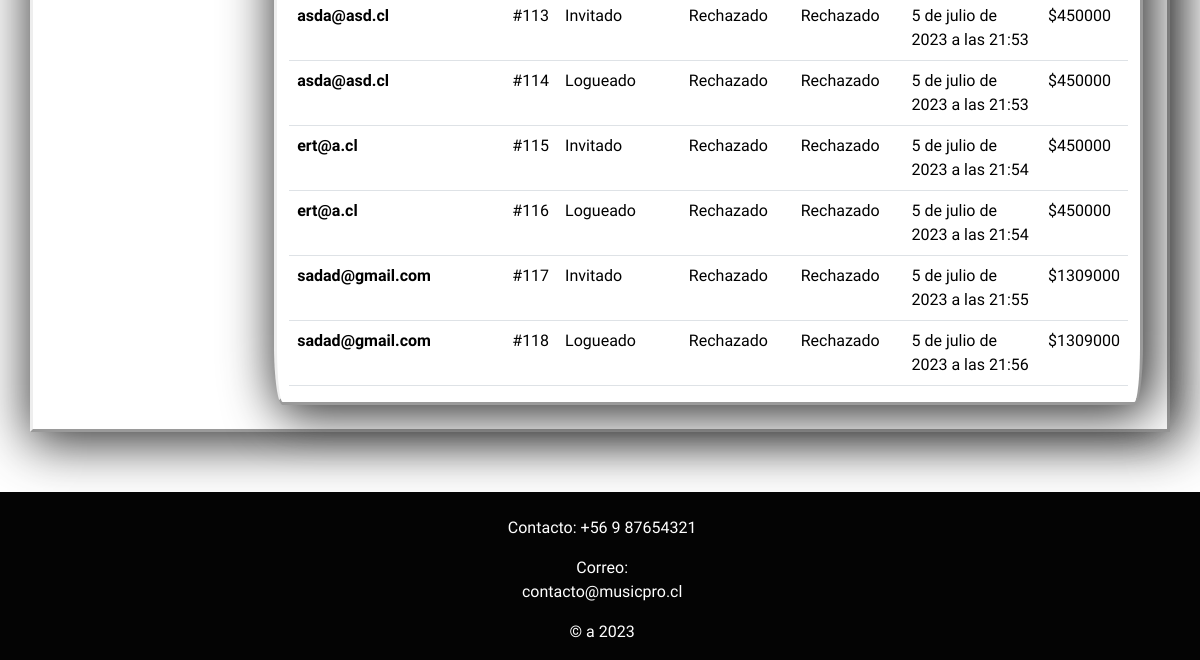
/repVentas (lower part), run on an earlier commit of the app's database.
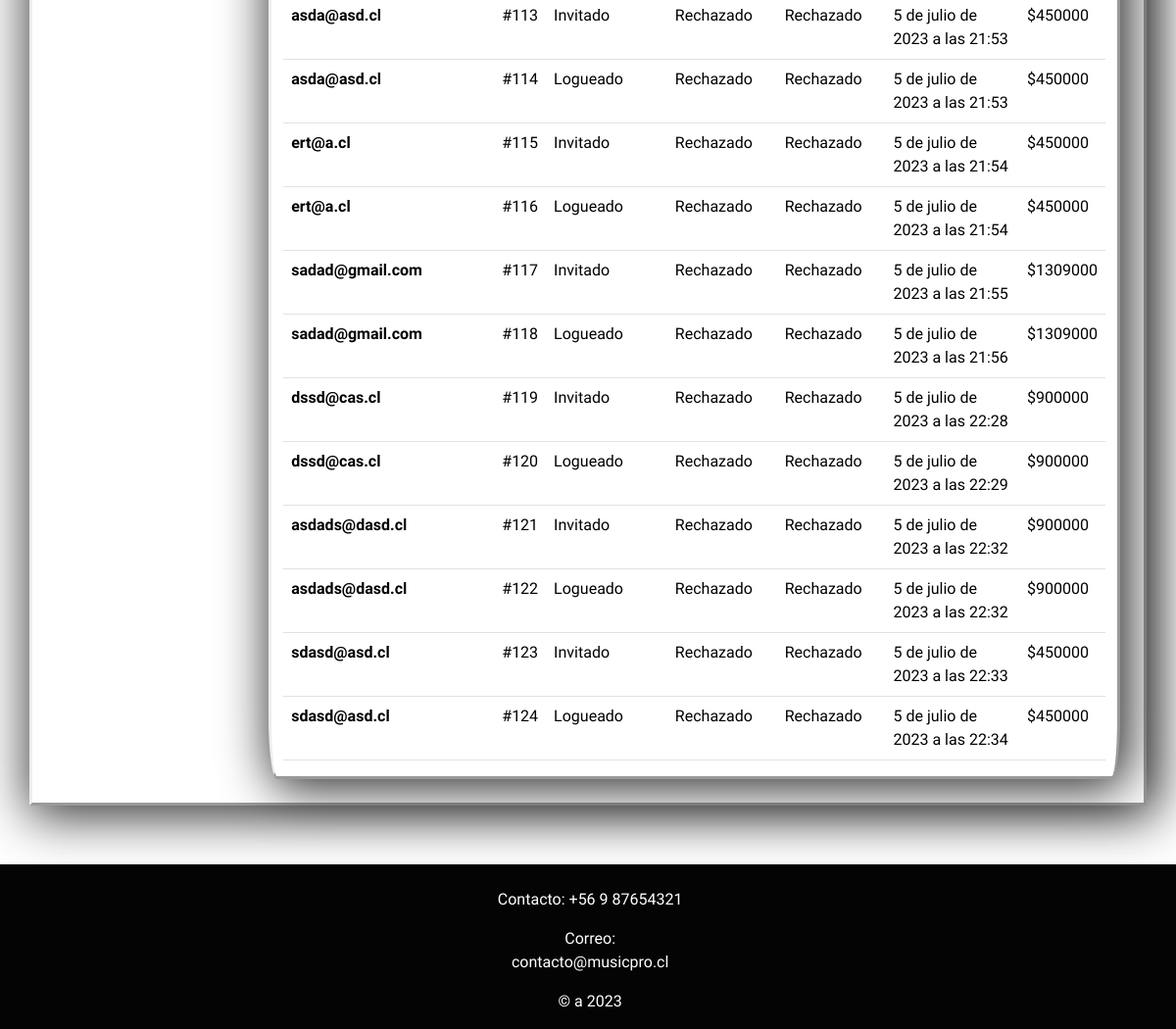
And on a later commit of the database.
### core/models.py (models this page shows)
class Historial(models.Model):
    fecha = models.DateTimeField(auto_now_add=True)
    total = models.IntegerField(default=0)
    estadoPago = models.BooleanField(default=False)
    estadoEnvio = models.BooleanField(default=False)
    OPCION_1 = 'Transferencia'
    OPCION_2 = 'Transbank'
    OPCIONES_TIPO_PAGO = [
        (True, OPCION_1),
        (False, OPCION_2),
    ]
    tipoPago = models.BooleanField(choices=OPCIONES_TIPO_PAGO, default=False)
    TIPO_1 = 'Logueado'
    TIPO_2 = 'Invitado'
    OPCIONES_TIPO_USUARIO = [
        (True, TIPO_1),
        (False, TIPO_2),
    ]
    tipoUsuario = models.BooleanField(choices=OPCIONES_TIPO_USUARIO, null=False,  default=False)
    email = models.EmailField(null=False, default='')

### core/views.py (the view)
# urls.py: path('repVentas', repVentas, name="repVentas"),
def repVentas(request):
    contexto = {'historial': Historial.objects.all()}
    return render(request, 'core/repVentas.html' ,contexto)

### core/context_processor.py (called while the page is built)
def total_carrito(request):
    total = 0
    if 'carrito' in request.session:
        for key, value in request.session["carrito"].items():
            total += int(value["acumulado"])
    return {"total_carrito":total}

### core/templates/core/repVentas.html (shortened to what this page needs)
{% extends "core/layout.html" %}
{% load static %}
{% block head %}
<link href="{% static 'core/css/repventas.css' %}" rel="stylesheet" type="text/css">
{% endblock %}
{% block content %}
<div id="contenido">
    <div class="container-fluid">
      <div class="row">
        <div id="pantalla">
          <main >
            <table class="table"  style="color:rgb(0, 0, 0)">
              <tbody>
                  {% for i in historial %}
                  <tr>
                      <th scope="row">{{ i.email }}</th>
                      <td>#{{ i.id }}</td>
                      <td>{% if i.tipoUsuario %}  Logueado
                        {% else %} Invitado
                        {% endif %}
                      </td>
                      <td>{% if i.estadoEnvio %} Aprobado
                        {% else %}Rechazado
                        {% endif %}</td>
                      <td>{% if i.estadoPago %} Aprobado
                        {% else %}Rechazado
                        {% endif %}
                      </td>
                      <td>{{ i.fecha }}</td>
                      <td>${{ i.total }}</td>
                  </tr>
                  {% endfor %}
              </tbody>
            </table>
          </main>
        </div>
      </div>
    </div>
  </div>
{% endblock %}

What changed in the data, as far as the page shows it:
added Historial: email "dssd@cas.cl", id "119", tipoUsuario "Invitado", estadoEnvio "Rechazado", estadoPago "Rechazado", fecha "5 de julio de 2023 a las 22:28", total "900000"
added Historial: email "dssd@cas.cl", id "120", tipoUsuario "Logueado", estadoEnvio "Rechazado", estadoPago "Rechazado", fecha "5 de julio de 2023 a las 22:29", total "900000"
added Historial: email "asdads@dasd.cl", id "121", tipoUsuario "Invitado", estadoEnvio "Rechazado", estadoPago "Rechazado", fecha "5 de julio de 2023 a las 22:32", total "900000"
added Historial: email "asdads@dasd.cl", id "122", tipoUsuario "Logueado", estadoEnvio "Rechazado", estadoPago "Rechazado", fecha "5 de julio de 2023 a las 22:32", total "900000"
added Historial: email "sdasd@asd.cl", id "123", tipoUsuario "Invitado", estadoEnvio "Rechazado", estadoPago "Rechazado", fecha "5 de julio de 2023 a las 22:33", total "450000"
added Historial: email "sdasd@asd.cl", id "124", tipoUsuario "Logueado", estadoEnvio "Rechazado", estadoPago "Rechazado", fecha "5 de julio de 2023 a las 22:34", total "450000"
